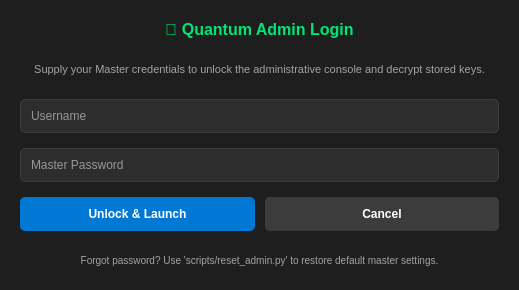
<?xml version="1.0" encoding="UTF-8"?>
<ui version="4.0">
 <class>UserLoginDialog</class>
 <widget class="QDialog" name="UserLoginDialog">
  <property name="geometry">
   <rect>
    <x>0</x>
    <y>0</y>
    <width>519</width>
    <height>290</height>
   </rect>
  </property>
  <property name="windowTitle">
   <string>Quantum Admin Login</string>
  </property>
  <property name="styleSheet">
   <string notr="true">QDialog {
    background-color: #1e1e1e;
    color: #ffffff;
}
QLabel {
    color: #ffffff;
}
QLineEdit {
    background-color: #2d2d2d;
    color: #ffffff;
    border: 1px solid #3c3c3c;
    border-radius: 5px;
    padding: 8px;
}
QPushButton {
    border: none;
    border-radius: 5px;
    padding: 10px;
    color: white;
    font-weight: bold;
}</string>
  </property>
  <layout class="QVBoxLayout" name="main_layout">
   <property name="spacing">
    <number>15</number>
   </property>
   <property name="leftMargin">
    <number>20</number>
   </property>
   <property name="topMargin">
    <number>20</number>
   </property>
   <property name="rightMargin">
    <number>20</number>
   </property>
   <property name="bottomMargin">
    <number>20</number>
   </property>
   <item>
    <widget class="QLabel" name="title_label">
     <property name="styleSheet">
      <string notr="true">font-size: 16px; font-weight: bold; color: #00E676; margin-bottom: 5px;</string>
     </property>
     <property name="text">
      <string>🔑 Quantum Admin Login</string>
     </property>
     <property name="alignment">
      <set>Qt::AlignmentFlag::AlignCenter</set>
     </property>
    </widget>
   </item>
   <item>
    <widget class="QLabel" name="desc_label">
     <property name="styleSheet">
      <string notr="true">color: #a3a3a3; font-size: 11px; margin-bottom: 5px;</string>
     </property>
     <property name="text">
      <string>Supply your Master credentials to unlock the administrative console and decrypt stored keys.</string>
     </property>
     <property name="alignment">
      <set>Qt::AlignmentFlag::AlignCenter</set>
     </property>
     <property name="wordWrap">
      <bool>true</bool>
     </property>
    </widget>
   </item>
   <item>
    <widget class="QLineEdit" name="txt_username">
     <property name="placeholderText">
      <string>Username</string>
     </property>
    </widget>
   </item>
   <item>
    <widget class="QLineEdit" name="txt_password">
     <property name="echoMode">
      <enum>QLineEdit::EchoMode::Password</enum>
     </property>
     <property name="placeholderText">
      <string>Master Password</string>
     </property>
    </widget>
   </item>
   <item>
    <layout class="QHBoxLayout" name="button_layout">
     <property name="spacing">
      <number>10</number>
     </property>
     <item>
      <widget class="QPushButton" name="btn_login">
       <property name="styleSheet">
        <string notr="true">QPushButton {
    background-color: #0078d4;
}
QPushButton:hover {
    background-color: #106ebe;
}
QPushButton:pressed {
    background-color: #005a9e;
}</string>
       </property>
       <property name="text">
        <string>Unlock &amp;&amp; Launch</string>
       </property>
      </widget>
     </item>
     <item>
      <widget class="QPushButton" name="btn_cancel">
       <property name="styleSheet">
        <string notr="true">QPushButton {
    background-color: #3c3c3c;
}
QPushButton:hover {
    background-color: #4c4c4c;
}
QPushButton:pressed {
    background-color: #2c2c2c;
}</string>
       </property>
       <property name="text">
        <string>Cancel</string>
       </property>
      </widget>
     </item>
    </layout>
   </item>
   <item>
    <widget class="QLabel" name="recovery_hint">
     <property name="styleSheet">
      <string notr="true">color: #a3a3a3; font-size: 10px; margin-top: 5px;</string>
     </property>
     <property name="text">
      <string>Forgot password? Use 'scripts/reset_admin.py' to restore default master settings.</string>
     </property>
     <property name="alignment">
      <set>Qt::AlignmentFlag::AlignCenter</set>
     </property>
     <property name="wordWrap">
      <bool>true</bool>
     </property>
    </widget>
   </item>
  </layout>
 </widget>
 <resources/>
 <connections/>
</ui>
